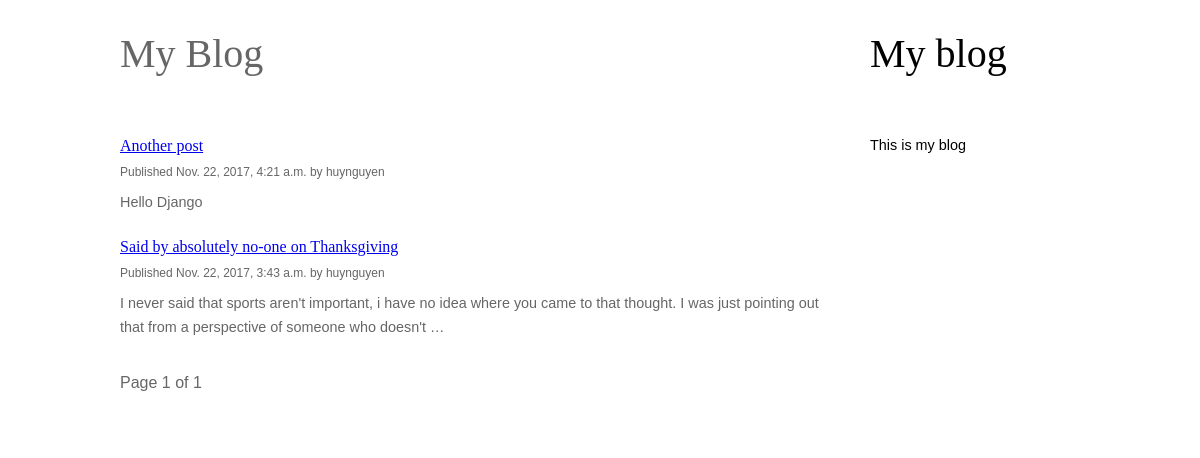
Page /blog/ on the earlier database version.
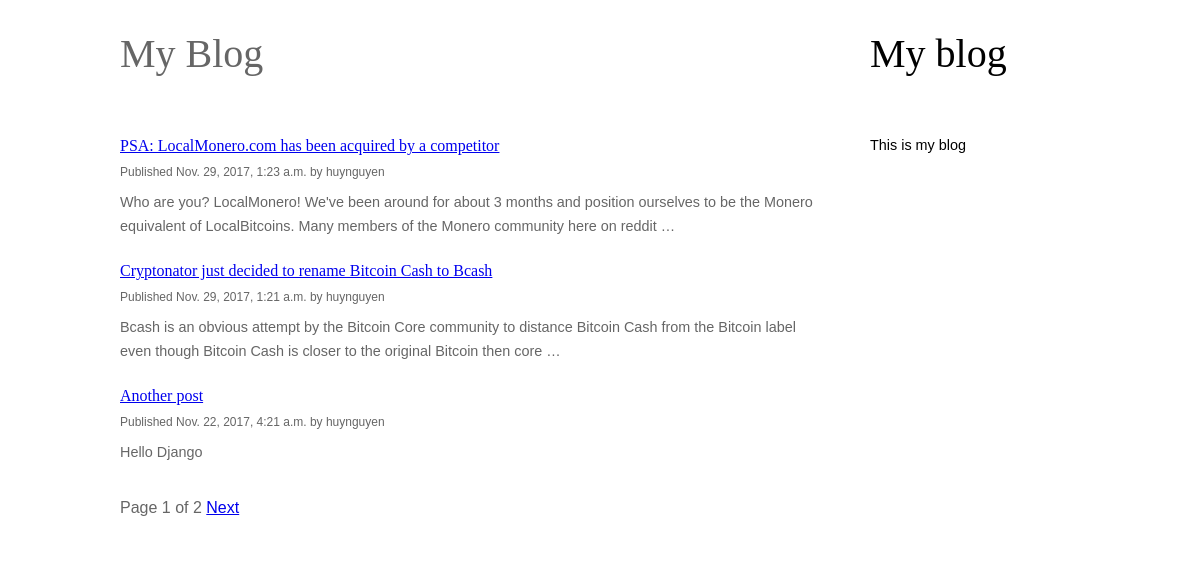
Same page on the later database version.
### blog/models.py (models this page shows, shortened)
class Post(models.Model):
    STATUS_CHOICES = (
        ('draft', 'Draft'),
        ('published', 'Published'),
    )
    title = models.CharField(max_length=250)
    slug = models.SlugField(max_length=250, unique_for_date='publish')
    author = models.ForeignKey(User, related_name='blog_posts')
    body = models.TextField()
    publish = models.DateTimeField(default=timezone.now)
    created = models.DateTimeField(auto_now_add=True)
    updated = models.DateTimeField(auto_now=True)
    status = models.CharField(max_length=10, choices=STATUS_CHOICES, default='draft')
    objects = models.Manager()  # default Manager
    published = PublishedManager()
    class Meta:
        ordering = ('-publish',)
    def get_absolute_url(self):
        return reverse('blog:post_detail', args=[self.publish.year,
                                                 self.publish.strftime('%m'),
                                                 self.publish.strftime('%d'),
                                                 self.slug])

### blog/views.py (the view)
class PostListView(ListView):
    queryset = Post.published.all()
    context_object_name = 'posts'
    paginate_by = 3
    template_name = 'blog/post/list.html'

### blog/templates/blog/post/list.html (shortened to what this page needs)
{% extends "blog/base.html" %}
{% block content %}
    <h1>My Blog</h1>
    {% for post in posts %}
        <h2><a href="{{ post.get_absolute_url }}">{{ post.title }}</a></h2>
        <p class="date">Published {{ post.publish }} by {{ post.author }}</p>
        {{ post.body|truncatewords:30|linebreaks }}
    {% endfor %}
    {% include "pagination.html" with page=page_obj %}
{% endblock %}

### blog/templates/blog/base.html (shortened to what this page needs)
{% load static %}
<!DOCTYPE html>
<html lang="en">
<head>
    <link rel="stylesheet" href="{% static "css/blog.css" %}">
</head>
<body>
    <div id="container">
        <div id="content">
            <div id="main">
                {% block content %}
                {% endblock %}
            </div>
            <div class="sidebar primary">
                <h1>My blog</h1>
                <p>This is my blog</p>
            </div>
        </div>
    </div>
</body>
</html>

### blog/templates/pagination.html (shortened to what this page needs)
<div class="pagination">
    <span class="step-links">
        <span class="current">
            Page {{ page.number }} of {{ page.paginator.num_pages }}
        </span>
        {% if page.has_next %}
            <a href="?page={{ page.next_page_number }}">Next</a>
        {% endif %}
    </span>
</div>

### blog/static/css/blog.css (style rules this page uses)
body, div, h1, h2, h3, h4, h5, h6, p, ul, ol, li, dl, dt, dd, img, form, fieldset, blockquote { margin: 0; padding: 0; border: 0; }
body { font-family: Helvetica, Arial, Sans-Serif; }
#container { width: 1000px; margin: 0 auto; margin-top: 30px; background: #fff; }
#content { overflow: auto; }
#content .sidebar { float: left; }
#content .sidebar.primary { padding: 0 20px 20px 30px; }
#content #main { width: 700px; float: left; padding: 0 20px 20px 20px; }
#content #main h2 { font: 1em Georgia, Serif; color: #aaa; margin: 0 0 5px 0; margin-top: 1.5em; }
#content #main { color: #666; line-height: 24px; margin: 0 0 15px 0; }
p { font-size: 0.9em; }
h1 { font: 40px Georgia, Serif; margin-bottom: 1.5em }
.date { font-size: 0.75em; margin-bottom: 0.5em; }
.pagination { margin-top: 2em; }

Differences in the rows shown:
no longer on this page (row unchanged): Post: title "Said by absolutely no-one on Thanksgiving", publish "Nov. 22, 2017, 3:43 a.m.", author "huynguyen", body "I never said that sports aren't important, i have no idea where you came to that thought. I was just pointing out that from a perspective of someone who doesn't …"
added Post: title "PSA: LocalMonero.com has been acquired by a competitor", publish "Nov. 29, 2017, 1:23 a.m.", author "huynguyen", body "Who are you? LocalMonero! We've been around for about 3 months and position ourselves to be the Monero equivalent of LocalBitcoins. Many members of the Monero community here on reddit …"
added Post: title "Cryptonator just decided to rename Bitcoin Cash to Bcash", publish "Nov. 29, 2017, 1:21 a.m.", author "huynguyen", body "Bcash is an obvious attempt by the Bitcoin Core community to distance Bitcoin Cash from the Bitcoin label even though Bitcoin Cash is closer to the original Bitcoin then core …"
Other differences:
{{ page.paginator.num_pages }}: "1" → "2"
text now shown: "Next"
